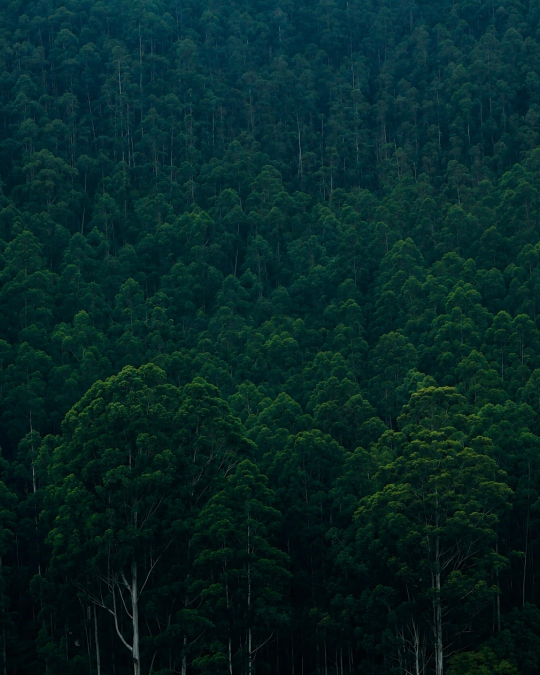
#> input picture gem-anastation-reels/build/layers/forest_clean.png, 1080 x 1350 px (shown at 1/2 size); its folder holds 6 pictures in this run
$ python render.py scene01
#> lines starting #> are read from the running program, lines starting #| are printed output that depends on the picture
"""Gem AnaStation — editorial brand reel renderer (1080x1920, 30 fps).

Every frame is composed in numpy from the layers produced by
extract_forest.py (original logo and typography, clean forest plate) and
piped straight into ffmpeg. All timings and positions live in TIMELINE /
LAYOUT below, so the animation can be re-tuned and re-rendered in one step.

Usage:
  python3 tools/render.py reel                   # full reel, with and without sound
  python3 tools/render.py scene01                # Scene 01 test fragment
  python3 tools/render.py reel --still 6.2 9.0   # PNG frames at given times
"""
import argparse
import json
import subprocess
import sys
from pathlib import Path

import cv2
import numpy as np

ROOT = Path(__file__).resolve().parents[1]
LAYERS = ROOT / "build" / "layers"
OUTDIR = ROOT / "output"
sys.path.insert(0, str(Path(__file__).parent))
import soundscape  # noqa: E402

W, H, FPS = 1080, 1920, 30

# House rule for 9:16 service lines (shared with the Founder Stories): the top
# rubric's text starts at y = 139, the website line's text at y = 1744 (the
# post's 127 px bottom margin scaled to 1920). Main type stays between
# y = 250 and y = 1500, away from the right-hand action buttons.
# Positions are the top-left of each original layer, in output pixels.
# x is unchanged from the 1080-wide source layout; y is re-spaced for 9:16.
LAYOUT_S1 = {
    "created_by_nature": (400, 130),     # text top y = 139 (house rule, Stories)
    "logo_ga":           (410, 786),     # logo group centred at y ~ 900
    "wordmark":          (370, 969),
    "descriptor":        (396, 999),
    "url":               (382, 1737),    # text top y = 1744 (house rule); +12 px puts this
                                         # narrower forest-layout line on the 540 axis
}

# Scene 01 timeline, seconds: (start, end) of each element's reveal.
TIMELINE_S1 = {
    "duration": 6.0,
    "forest_fade": (0.0, 1.6),
    "zoom": (1.0, 1.075),               # slow cinematic push-in over the scene
    "created_by_nature": (1.3, 2.7),
    "logo_ga": (2.5, 4.0),
    "logo_light": (2.9, 4.6),           # one gem-like light pass across the GA
    "wordmark": (3.4, 4.5),
    "descriptor": (4.1, 5.0),
    "url": (4.4, 5.3),
}


# --- helpers --------------------------------------------------------------
# [4 lines left out: function ease, not called in this run]


def progress(t, span):
    a, b = span
    return float(ease((t - a) / (b - a)))


def load_rgba(name):
    im = cv2.imread(str(LAYERS / f"{name}.png"), cv2.IMREAD_UNCHANGED)
    im = cv2.cvtColor(im, cv2.COLOR_BGRA2RGBA).astype(np.float32) / 255.0
    return im[..., :3], im[..., 3]


def smooth_field(shape, sigma, rng):
    f = cv2.GaussianBlur(rng.standard_normal(shape).astype(np.float32), (0, 0), sigma)
    return f / (f.std() + 1e-6)


def srgb_to_linear(c):
    return np.where(c <= 0.04045, c / 12.92, ((c + 0.055) / 1.055) ** 2.4)


def linear_to_srgb(c):
    c = np.clip(c, 0, 1)
    return np.where(c <= 0.0031308, c * 12.92, 1.055 * c ** (1 / 2.4) - 0.055)


# --- Scene 01: CREATED BY NATURE -----------------------------------------
class Scene01:
    def __init__(self, seed=7):
#> called with seed = 7
        rng = np.random.default_rng(seed)
        plate = cv2.imread(str(LAYERS / "forest_clean.png"))
#> plate is the input picture: shape (1350, 1080, 3); mean B, G, R 36.9, 37.1, 6.3
        self.plate = cv2.cvtColor(plate, cv2.COLOR_BGR2RGB).astype(np.float32) / 255.0
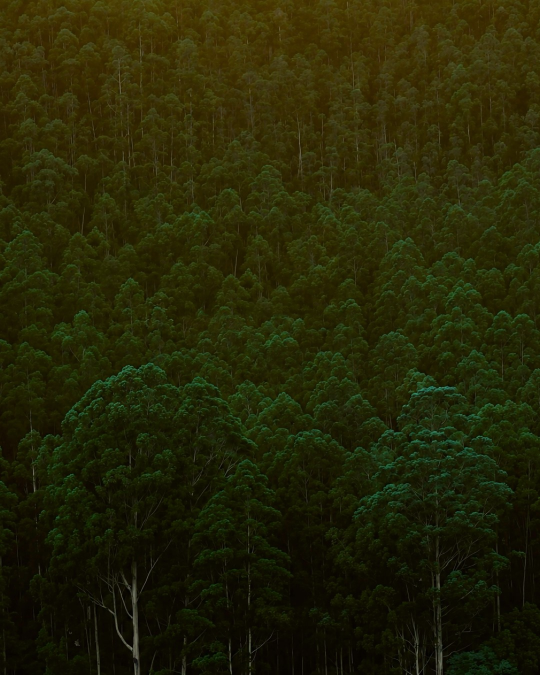
#> self.plate: shape (1350, 1080, 3) float32 (shown at 1/2 size); mean B, G, R 0.0248, 0.146, 0.146
        self.sh, self.sw = self.plate.shape[:2]
#> self.sh = 1350; self.sw = 1080
        # Cover-fit the 4:5 plate into 9:16: uniform scale, no distortion.
        self.cover = H / self.sh
#> self.cover = 1.42
        self.layers = {n: load_rgba(f"s1_{n}") for n in LAYOUT_S1}
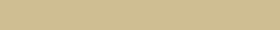
#> input picture gem-anastation-reels/build/layers/s1_created_by_nature.png, 280 x 30 px
#> in load_rgba, im is the input picture: shape (30, 280, 4); mean B, G, R, A 146, 190, 207, 18.7
#> in load_rgba, `im = cv2.cvtColor(im, cv2.COLOR_BGRA2RGBA).astype(np.float32) / 255.0`:
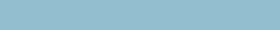
#> im: shape (30, 280, 4) float32; mean B, G, R, A 0.812, 0.745, 0.573, 0.0733

        # Foliage motion. Each crown sways on its own phase (phase field at
        # crown scale); a slow gust travels across the canopy; nearer trees at
        # the bottom move more than the far slope. Amplitudes are in source px.
        sh, sw = self.sh, self.sw
        yy, xx = np.mgrid[0:sh, 0:sw].astype(np.float32)
        self.xx, self.yy = xx, yy
        self.phase = smooth_field((sh, sw), 9, rng) * 2.2
        self.phase2 = smooth_field((sh, sw), 5, rng) * 2.6
        self.amp = (0.45 + 1.0 * (yy / sh) ** 1.4) * (0.75 + 0.25 * smooth_field((sh, sw), 30, rng))
        self.mist = [smooth_field((sh // 4, sw // 4), s, rng) for s in (18, 40)]
        self.grain_rng = np.random.default_rng(seed + 1)

        # Output pixel grid (for the camera mapping) and vignette.
        oy, ox = np.mgrid[0:H, 0:W].astype(np.float32)
        self.ox, self.oy = ox, oy
        r = np.sqrt(((ox - W / 2) / (W * 0.62)) ** 2 + ((oy - H * 0.47) / (H * 0.6)) ** 2)
        self.vignette = (1 - 0.38 * np.clip(r - 0.35, 0, 1) ** 1.6)[..., None]

    # [68 lines left out: functions forest, compose, not called in this run]

    def frame(self, t):
        return finish(self.compose(t), self.grain_rng)


# [12 lines left out: functions draw, finish, not called in this run]


# --- Scenes 02-05: gradient editorial pages --------------------------------
# Vertical offset of each original layout in the 9:16 frame (x unchanged):
# s2 keeps its top position, s3 sits at mid-height, s4 sits low, as in the
# originals; s5 is centred where the GA monogram stood in Scene 01. The
# website line keeps exactly the position it has in Scene 01.
LAYOUT_GRAD = {"s2": 125, "s3": 260, "s4": 255, "s5": 308}
URL_POS = (375, 1739)   # original x of the layouts; text top y = 1744 (house rule)

# Full reel timeline, seconds. Scene 01 keeps its approved timing.
TIMELINE_REEL = {
    "duration": 26.0,
    "s1_type_out": (5.35, 5.95),       # Scene 01 type dissolves (website stays)
    "to_gradient": (5.5, 6.9),         # forest defocuses into the gradient
    "s2": {"in": 6.5, "out": (11.0, 11.6)},
    "s3": {"in": 11.5, "out": (15.4, 16.0)},
    "s4": {"in": 16.1, "out": (20.2, 20.8)},
    "dip": (15.4, 16.6),               # soft darkening between s3 and s4
    "s5": {"in": [20.8, 21.8, 22.8], "out": None},
    "end_fade": (24.6, 25.8),
    "heading": 0.7,                    # heading fade-in
    "line_delay": 0.35,                # first body line after heading start
    "line": 0.8,                       # each body line's left-to-right reveal
    "stagger": 0.3,                    # gap between body line starts
    "s5_line": 0.9,                    # each philosophy line
}


# [5 lines left out: function bump, not called in this run]


class Gradient:
    """The brand gradient, alive: a slow drift of the plate, a turquoise light
    travelling through it, and faint refraction veins like the inside of a
    stone. All motion is in linear light and kept barely perceptible."""

    # [38 lines left out: functions __init__, lin, not called in this run]


class Reel:
    # [95 lines left out: functions __init__, wipe, page, frame, encode, not called in this run]


def main():
    ap = argparse.ArgumentParser()
    ap.add_argument("what", choices=["scene01", "reel"])
    ap.add_argument("--still", type=float, nargs="*", help="render PNG frames at these times")
    args = ap.parse_args()
    OUTDIR.mkdir(exist_ok=True)

    if args.what == "scene01":
        scene, dur, stem = Scene01(), TIMELINE_S1["duration"], "GA_scene01_test"
    else:
        scene, dur, stem = Reel(), TIMELINE_REEL["duration"], "GA_reel_issue01"
    if args.still:
        for t in args.still:
            p = OUTDIR / f"{stem}_frame_{t:05.2f}s.png"
            cv2.imwrite(str(p), cv2.cvtColor(scene.frame(t), cv2.COLOR_RGB2BGR))
            print(p)
        return

    wav = ROOT / "build" / f"{stem}.wav"
    if args.what == "scene01":
        soundscape.scene01(wav, dur, TIMELINE_S1)
    else:
        soundscape.reel(wav, dur, TIMELINE_S1, TIMELINE_REEL)
    silent = OUTDIR / f"{stem}_silent.mp4"
    encode(scene, dur, silent)
    subprocess.run(["ffmpeg", "-y", "-loglevel", "error", "-i", str(silent), "-i", str(wav),
                    "-map", "0:v", "-map", "1:a", "-c:v", "copy", "-c:a", "aac", "-b:a", "256k",
                    "-movflags", "+faststart", "-shortest", str(OUTDIR / f"{stem}.mp4")], check=True)


if __name__ == "__main__":
#> (the run stopped early here; a loop or call above may not have finished)
